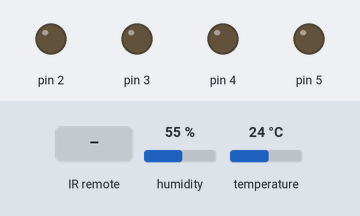
The sketch below on a simulated Arduino Uno, built with avr-gcc and run on an emulated ATmega328P. Parts: output pins drawn as LEDs (lit = HIGH). The test bench sets the inputs (shaded band); at power-on: humidity 55 %, temperature 24 °C. What the sketch prints to the serial monitor is not drawn.

Above: at 1.2 s.
1.3 s: infrared code 0xFF30CF received
At 1.55 s:
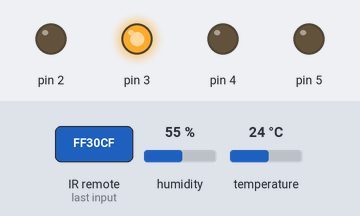
At 1.95 s:
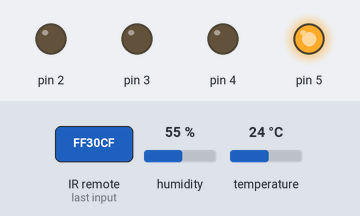
Timing chart, 0 to 4.3 s (numbered marks = the images above; inputs shaded):
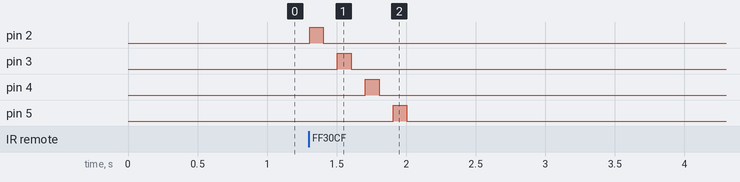

The sketch:

placa_desarrollo_codigo.ino
```cpp
#include <IRremote.h>

#include <DHT.h>
DHT dht(10, DHT11);


#define boton_1 0xFF30CF
#define boton_2 0xFF18E7
int sensor = 8;

decode_results codigo;

IRrecv irrecv(sensor);


void setup() {
  // sensor temperatura

  Serial.begin (9600);       // inicializa el puerto seria a 9600 baudios
  dht.begin();


  // sensor IR
  Serial.begin(9600);
  irrecv.enableIRIn();

  // semaforo de focos led
  pinMode(2, OUTPUT);
  pinMode(3, OUTPUT);
  pinMode(4, OUTPUT);
  pinMode(5, OUTPUT);
}

void loop() {

  float TempC = dht.readTemperature();
  float TempF = dht.readTemperature(true);

  Serial.println("Temp:" + String(TempC, 1)+"C");

 if(irrecv.decode(&codigo)){
    if(codigo.value == boton_1){
      digitalWrite(2, HIGH);   // turn the LED on (HIGH is the voltage level)
      delay(100);                       // wait for a second
      digitalWrite(2, LOW);    // turn the LED off by making the voltage LOW
      delay(100);                       // wait for a second
      digitalWrite(3, HIGH);   // turn the LED on (HIGH is the voltage level)
      delay(100);                       // wait for a second
      digitalWrite(3, LOW);    // turn the LED off by making the voltage LOW
      delay(100);
      digitalWrite(4, HIGH);   // turn the LED on (HIGH is the voltage level)
      delay(100);                       // wait for a second
      digitalWrite(4, LOW);    // turn the LED off by making the voltage LOW
      delay(100);
      digitalWrite(5, HIGH);   // turn the LED on (HIGH is the voltage level)
      delay(100);                       // wait for a second
      digitalWrite(5, LOW);    // turn the LED off by making the voltage LOW
      delay(100);
    }
    if(codigo.value == boton_2){
      digitalWrite(5, HIGH);   // turn the LED on (HIGH is the voltage level)
      delay(100);                       // wait for a second
      digitalWrite(5, LOW);    // turn the LED off by making the voltage LOW
      delay(100);                       // wait for a second
      digitalWrite(4, HIGH);   // turn the LED on (HIGH is the voltage level)
      delay(100);                       // wait for a second
      digitalWrite(4, LOW);    // turn the LED off by making the voltage LOW
      delay(100);
      digitalWrite(3, HIGH);   // turn the LED on (HIGH is the voltage level)
      delay(100);                       // wait for a second
      digitalWrite(3, LOW);    // turn the LED off by making the voltage LOW
      delay(100);
      digitalWrite(2, HIGH);   // turn the LED on (HIGH is the voltage level)
      delay(100);                       // wait for a second
      digitalWrite(2, LOW);    // turn the LED off by making the voltage LOW
      delay(100);
    }
  irrecv.resume();
 }


}
```

Measured:
- after the input at 1.3 s, pin 2: LOW → HIGH at once, → LOW 0.10 s later; pin 3: LOW → HIGH after 0.21 s, → LOW 0.10 s later; pin 4: LOW → HIGH after 0.41 s, → LOW 0.10 s later; pin 5: LOW → HIGH after 0.61 s, → LOW 0.10 s later
